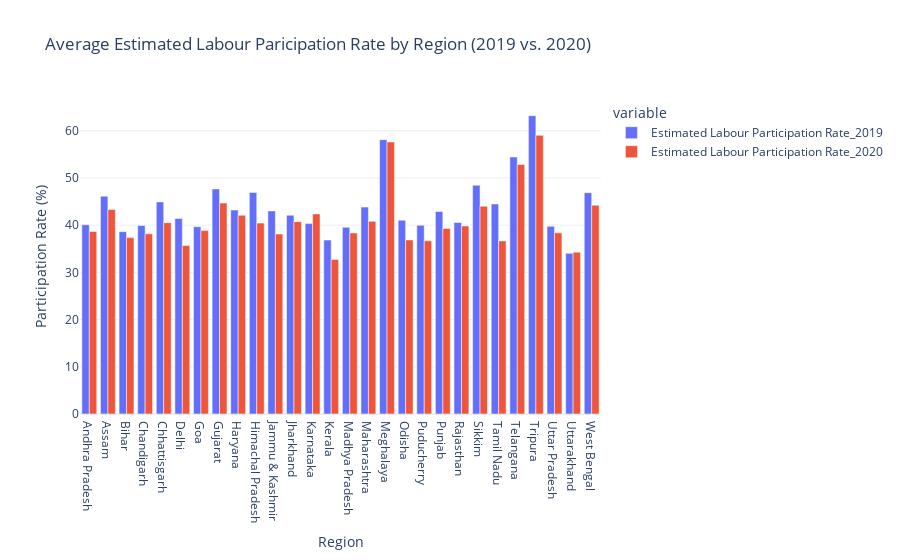

Source (notebook cell):
### Code cell
df_2019 = df[df['Year'] == 2019]
df_2020 = df[df['Year'] == 2020]

avg_labpart_2019 = df_2019.groupby('Region')['Estimated Labour Participation Rate'].mean().reset_index()
avg_labpart_2020 = df_2020.groupby('Region')['Estimated Labour Participation Rate'].mean().reset_index()

combined_df = pd.merge(avg_labpart_2019, avg_labpart_2020, on='Region', suffixes=('_2019', '_2020'))

fig = px.bar(combined_df, x='Region', y=['Estimated Labour Participation Rate_2019', 'Estimated Labour Participation Rate_2020'],
             barmode='group', labels={'value': 'Participation Rate (%)'},
             title='Average Estimated Labour Paricipation Rate by Region (2019 vs. 2020)')

fig.update_layout(
    xaxis_title='Region',
    yaxis_title='Participation Rate (%)',
    template='plotly_white'
)

fig.show()

### Figure 1 — Plotly figure (JSON) as saved in the notebook; plotly's stock layout.template omitted (floating-point values rounded to 4 significant figures)
{"data": [{"alignmentgroup": "True", "hovertemplate": "variable=Estimated Labour Participation Rate_2019<br>Region=%{x}<br>Participation Rate (%)=%{y}<extra></extra>", "legendgroup": "Estimated Labour Participation Rate_2019", "marker": {"color": "#636efa", "pattern": {"shape": ""}}, "name": "Estimated Labour Participation Rate_2019", "offsetgroup": "Estimated Labour Participation Rate_2019", "orientation": "v", "showlegend": true, "textposition": "auto", "type": "bar", "x": ["Andhra Pradesh", "Assam", "Bihar", "Chandigarh", "Chhattisgarh", "Delhi", "Goa", "Gujarat", "Haryana", "Himachal Pradesh", "Jammu & Kashmir", "Jharkhand", "Karnataka", "Kerala", "Madhya Pradesh", "Maharashtra", "Meghalaya", "Odisha", "Puducherry", "Punjab", "Rajasthan", "Sikkim", "Tamil Nadu", "Telangana", "Tripura", "Uttar Pradesh", "Uttarakhand", "West Bengal"], "xaxis": "x", "y": [40.09, 46.14, 38.62, 39.92, 44.91, 41.44, 39.69, 47.68, 43.21, 46.95, 43.02, 42.11, 40.33, 36.85, 39.54, 43.82, 58.12, 41.03, 39.97, 42.91, 40.57, 48.46, 44.49, 54.44, 63.19, 39.75, 34.04, 46.89], "yaxis": "y"}, {"alignmentgroup": "True", "hovertemplate": "variable=Estimated Labour Participation Rate_2020<br>Region=%{x}<br>Participation Rate (%)=%{y}<extra></extra>", "legendgroup": "Estimated Labour Participation Rate_2020", "marker": {"color": "#EF553B", "pattern": {"shape": ""}}, "name": "Estimated Labour Participation Rate_2020", "offsetgroup": "Estimated Labour Participation Rate_2020", "orientation": "v", "showlegend": true, "textposition": "auto", "type": "bar", "x": ["Andhra Pradesh", "Assam", "Bihar", "Chandigarh", "Chhattisgarh", "Delhi", "Goa", "Gujarat", "Haryana", "Himachal Pradesh", "Jammu & Kashmir", "Jharkhand", "Karnataka", "Kerala", "Madhya Pradesh", "Maharashtra", "Meghalaya", "Odisha", "Puducherry", "Punjab", "Rajasthan", "Sikkim", "Tamil Nadu", "Telangana", "Tripura", "Uttar Pradesh", "Uttarakhand", "West Bengal"], "xaxis": "x", "y": [38.66, 43.31, 37.37, 38.17, 40.53, 35.71, 38.86, 44.67, 42.11, 40.44, 38.14, 40.75, 42.38, 32.75, 38.35, 40.82, 57.61, 36.86, 36.67, 39.32, 39.82, 44.01, 36.66, 52.86, 59.02, 38.37, 34.28, 44.23], "yaxis": "y"}], "layout": {"barmode": "group", "legend": {"title": {"text": "variable"}, "tracegroupgap": 0}, "title": {"text": "Average Estimated Labour Paricipation Rate by Region (2019 vs. 2020)"}, "xaxis": {"anchor": "y", "domain": [0, 1], "title": {"text": "Region"}}, "yaxis": {"anchor": "x", "domain": [0, 1], "title": {"text": "Participation Rate (%)"}}}}
